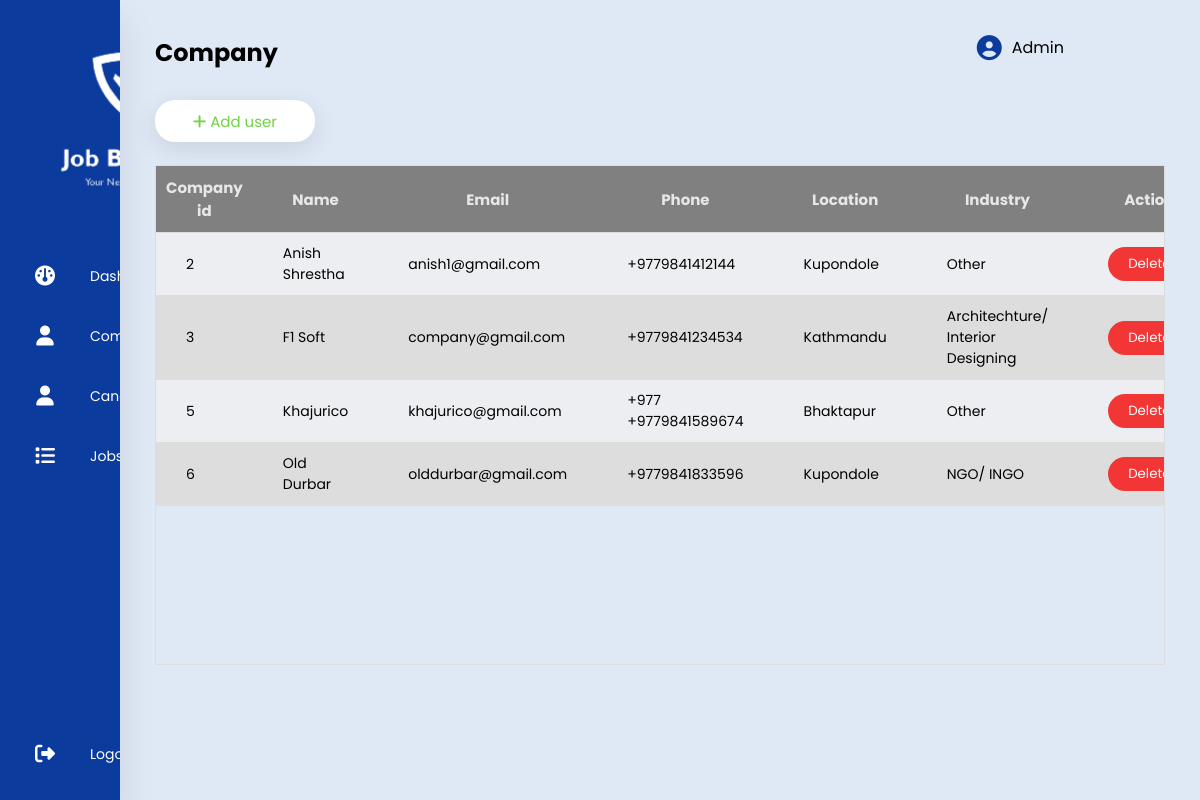
Page /company/ (signed in) on the committed database.
### user/models.py (models this page shows, shortened)
class CustomUser (AbstractBaseUser, PermissionsMixin):
    display_picture = models.ImageField(upload_to='images/user', help_text='Display picture containing a person or a logo.', null=True, blank=True)
    name = models.CharField(max_length=20, null=False)
    phone = PhoneNumberField(null=True, blank=True, unique=True)
    email = models.EmailField(_('email_address'), unique=True, max_length=200)
    location = models.CharField(max_length=30, null=True, blank=True)
    description =  models.CharField(max_length=900, null=True, blank=True)
    is_verified = models.BooleanField(default=False)
    is_active = models.BooleanField(default=False)
    is_staff = models.BooleanField(default=False)
    class UserType(models.IntegerChoices):
        ADMIN = 1, _('Admin'),
        COMPANY = 2, _('Company'),
        CANDIDATE = 3, _('Candidate')
    user_type = models.IntegerField(choices=UserType.choices, blank=True, null=True)
    USERNAME_FIELD = 'email'
    REQUIRED_FIELDS = ['name', 'phone', 'location',]
    objects = CustomUserManager()

class Company(models.Model):
    selections = [('Architechture/ Interior Designing', 'Architechture/ Interior Designing'),
                  ('IT & Telecommunication', 'IT & Telecommunication'),
                  ('Teaching/ Education', 'Teaching/ Education'),
                  ('NGO/ INGO', 'NGO/ INGO'),
                  ('Graphics/ Designing', 'Graphics/ Designing'),
                  ('Hospitality', 'Hospitality'),
                  ('Sales/ Public Relation', 'Sales/ Public Relation'),
                  ('Legal Services', 'Legal Services'),
                  ('Other', 'Other')]
    user = models.OneToOneField(CustomUser, on_delete=models.CASCADE)
    industry = models.CharField('Industry', max_length=200,
            choices=selections, null=False, default='Other')
    website = models.CharField(max_length=20, null=True, blank=True)
    est_year = models.PositiveSmallIntegerField(null=True, blank=True)
    banner_image = models.ImageField(upload_to='images/user/company', help_text='Job Banner', null=True, blank=True)

### adminPanel/views.py (the view, shortened to what this page needs)
# urls.py: path('company/', addCompany, name='company'),
@login_required(login_url='/')
def addCompany(request):
    form = CustomUserForm
    comp_form = CompanyForm
    userData = CustomUser.objects.filter(user_type='2')
    compData = Company.objects.all()
    context = {
               'form': form,
               'comp_form': comp_form,
               'userData': userData,
               'compData': compData,
               'title': 'Company'
               }
    return render(request, 'company.html', context)

### templates/company.html (shortened to what this page needs)
{% extends 'main.html' %}
{% block content%}
<section class="main">
    <div class="main-top">
        <h1>{{title}}</h1>
        <div class="user-option">
            <i class="fas fa-circle-user"></i>
            <span>{{user.name}}</span>
        </div>
    </div>
            <div class="main-section">
                <div id="addButton">
                    <button class="add" onclick="openform()">
                      <i class="fas fa-add"></i>
                      <span>Add user</span>
                    </button>
                </div>
                <div class="header_fixed", id="table">
                    <table>
                        <thead>
                            <tr>
                                <th>Company id</th>
                                <th>Name</th>
                                <th>Email</th>
                                <th>Phone</th>
                                <th>Location</th>
                                <th>Industry</th>
                                <th>Action</th>
                            </tr>
                        </thead>
                        <tbody>
                            {% for sp in compData  %}
                            <tr>
                                <td>{{sp.id}}</td>
                                <td>{{sp.user.name}}</td>
                                <td>{{sp.user.email}}</td>
                                <td>{{sp.user.phone}}</td>
                                <td>{{sp.user.location}}</td>
                                <td>{{sp.industry}}</td>
                                <td><form action="{% url 'delete-user' sp.user.id %}" method="post">
                                  <input type="submit" value="Delete">
                                </form></td>
                            </tr>
                            {% endfor %}
                        </tbody>
                    </table>
                </div>
                            </section>
{% endblock content%}

### static/styles/mystyle.css (style rules this page uses)
* { margin: 0; padding: 0; outline: none; border: none; text-decoration: none; box-sizing: border-box; font-family: "Poppins", sans-serif; }
body { background-color: #dfe9f5; }
.main { position: relative; padding: 35px; width: 90%; }
.main-top { display: flex; width: 90%; justify-content: space-between; }
.main-top .user-option { display: flex; justify-content: space-between; }
.main-top i { margin-right: 10px; font-size: 25px; color: #0b3b9d; cursor: pointer; }
.main-section { display: flex; margin-top: 20px; }
table { width: 100%; border-collapse: collapse; }
.header_fixed { margin-top: 75px; max-height: 100vh; width: 100%; overflow: auto; border: 1px solid #dddddd; }
.header_fixed thead th { position: sticky; top: 0; background-color: grey; color: #e6e7e8; font-size: 15px; }
th { border-bottom: 1px solid #dddddd; padding: 10px 10px; font-size: 14px; }
td { border-bottom: 1px solid #dddddd; padding: 10px 30px; font-size: 14px; }
tr:nth-child(even) { background-color: #dddddd; }
tr:nth-child(odd) { background-color: #edeef1; }
td form input { border: none; padding: 7px 20px; border-radius: 20px; background-color: #f23535; color: #fff; cursor: pointer; }
#addButton { display: flex; justify-content: left; position: absolute ; top: 100px; }
.add { border-radius: 20px; background-color: #fff; height: 42px; font-size: 15px; color: #70D242; border: none; width: 160px; box-shadow: 0 7px 25px rgba(0, 0, 0, 0.1); cursor: pointer; }

### templates/main.html (style rules this page uses)
.header_fixed { height: 500px }

### rows in the picture
CustomUser: name "Admin"
Company: id "2", user.name "Anish Shrestha", user.email "anish1@gmail.com", user.phone "+9779841412144", user.location "Kupondole", industry "Other"
Company: id "3", user.name "F1 Soft", user.email "company@gmail.com", user.phone "+9779841234534", user.location "Kathmandu", industry "Architechture/ Interior Designing"
Company: id "5", user.name "Khajurico", user.email "khajurico@gmail.com", user.phone "+977 +9779841589674", user.location "Bhaktapur", industry "Other"
Company: id "6", user.name "Old Durbar", user.email "olddurbar@gmail.com", user.phone "+9779841833596", user.location "Kupondole", industry "NGO/ INGO"

### other values in the picture
{{ title }} "Company"
